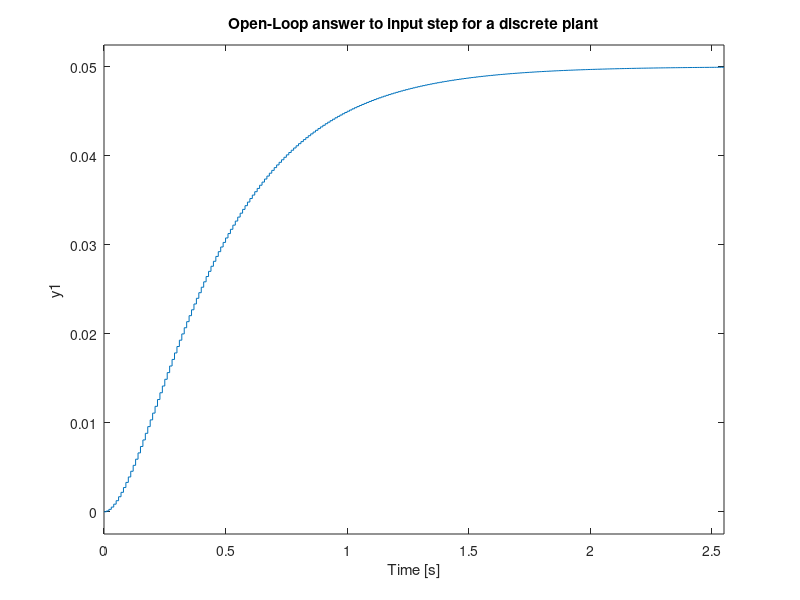

MATLAB code to generate this figure: (Note: this script raises an error after producing the figure.)
%% PID tutorial: it shows the PID theory and creates the reference results for the C++ program
%
% based on 
% http://www.engin.umich.edu/class/ctms/pid/pid.htm#introduction

%% 
clear all;
close all;
clc

Ts = 1/100; % sampling period
t  = 0 : Ts : 2.56-Ts; % time basis

% (Laplace transform) transfer function of the continuous system to be controlled
a = 1; b=1; c=10; d=20;
num=a; den=[b c d]; 
plant_s =tf(num,den); % Plant transfer function (Laplace transform)

% clipping values
min_val = -64;
max_val =  63;

%% DISCRETE PLANT system (P(z))

% (Z transform) transfer function of the discrete system to be controlled
P = c2d(plant_s,Ts,'tustin')  % discrete plant transfer function (Zeta transform)
figure; step(P,t); title 'Open-Loop answer to input step for a discrete plant'; grid


%%
% The DC gain of the plant transfer function is 1/20, so 0.05 is the final value of the output to an unit step input. 
% This corresponds to the steady-state error of 0.95, quite large indeed. Furthermore, the rise time is about one second, 
% and the settling time is about 1.5 seconds. Let's design a controller that will reduce the rise time, reduce the settling time, 
% and eliminates the steady-state error. 

%% DISCRETE PID system (H(z))

% dummy parameters to generate a PID 
Kp=1; Ki=1; Kd=1; Tf=1; 
HH = pid( Kp, Ki, Kd, Tf, Ts, 'IFormula','Trapezoidal', 'DFormula','Trapezoidal');

H = pidtune(P, HH)


%% Proportional Discrete Controller

H.Kp = 300;
H.Ki = 0;
H.Kd = 0;

% closed loop system:  T(z) = P(z)H(z) / ( 1 + P(z)H(z) )
T = feedback(H*P,1);
figure; step(T,t); grid;
title(['Closed-Loop answer to input step with Kp=',num2str(H.Kp)]);
axis([0    2.0  0 1.5]);

%%
% The above plot shows that the proportional controller reduced both the rise time and the 
% steady-state error, increased the overshoot, and decreased the settling time by small amount. 


%% Proportional Derivative Discrete Controller
%
% The derivative controller (Kd) reduces both the overshoot and the settling time.

H.Kp = 300;
H.Ki = 0;
H.Kd = 30;

% closed loop system:  T(z) = P(z)H(z) / ( 1 + P(z)H(z) )
T = feedback(H*P,1);
figure; step(T, t); grid
title(['Closed-Loop step: Kp=',num2str(H.Kp), ' Kd=' num2str(H.Kd)]);
axis([0    2.0  0 1.5]);

%%
% This plot shows that the derivative controller reduced both the overshoot and the settling time, 
% and had a small effect on the rise time and the steady-state error. 


%% Proportional Integral Controller
%
%  An integral controller (Ki) decreases the rise time, increases both the overshoot and the settling time, and eliminates the 
% steady-state error. Let us reduce Kp to 30 and Ki to 70.

H.Kp = 30;
H.Ki = 70;
H.Kd =  0;
%contr_d = pidtune(plant_d, 'pi');
T = feedback(H*P,1);
figure; step(T); grid
title(['Closed-Loop step: Kp=',num2str(H.Kp), ' Ki=' num2str(H.Ki)])
axis([0    2.0  0 1.5]);

%%
% We have reduced the proportional gain (Kp) because the integral controller also reduces the rise 
% time and increases the overshoot as the proportional controller does (double effect). 
% The above response shows that the integral controller eliminated the steady-state error. 



%% Proportional Integral Derivative Discrete Controller 

% tuning the PID
H  = pidtune(P, HH) 
Kp = H.Kp;
Ki = H.Ki;
Kd = H.Kd;
Tf = H.Tf;

% closed loop system:  T(z) = P(z)H(z) / ( 1 + P(z)H(z) )
T  = feedback(H*P, 1); 
figure; step(T, t); grid
title(['Closed-Loop answer to input step: Kp=',num2str(H.Kp), ' Ki=' num2str(H.Ki), ' Kd=' num2str(H.Kd)])
axis([0    2.0  0 1.5]);


%% Now everything with finite differences equations

% step input signal
w = ones(1, numel(t)); w(1) = 0;

% PID constants
C  = (Ts - 2*Tf)/(Ts + 2*Tf); % derivation filter constant
Gd = 2*Kd/(Ts + 2*Tf);        % derivation stage gain
Gi = Ki*Ts/2;                 % integrator stage gain
Gp = Kp;                      % proportional stage

% initial system states 

yd_prev = 0; x1_prev = 0; x2_prev = 0;
yi_prev = 0;
y_z1 = 0; y_z2 = 0;
u_z1 = 0; u_z2 = 0;
y_prev = 0;

for i = 1 : numel(w)
    
    % CLOSED LOOP error signal E(N) = W(n)-Y(n-1)
    e(i) = w(i) - y_prev;  
    if (e(i) > max_val) e(i) = max_val; end        
    if (e(i) < min_val) e(i) = min_val; end
    
    x1 = Gd*e(i); % input signal of the derivative stage
    x2 = Gi*e(i); % input signal of the integration stage
  
    % DERIVATIVE STAGE 
    % Yd(n-1) = -C * Yd(n-1) + X1(n) - X1(n-1);
    yd(i) = -C*yd_prev + x1 - x1_prev;
 
    % INTEGRATION STAGE 
    % Ti(n) = X2(n) + X2(n-1) 
	% Yi(n) = CLIP( Yi(n-1) + Ti(n) )    

    ti = x2_prev + x2;
    ti = yi_prev + ti;    
    if (ti > max_val) ti = max_val; end        
    if (ti < min_val) ti = min_val; end
    yi(i) = ti;
 
    
    % PID STAGE
    u(i) = e(i) * Gp + yd(i) + yi(i);
    if (u(i) > max_val) u(i) = max_val; end        
    if (u(i) < min_val) u(i) = min_val; end    
    
    % PLANT SYSTEM
    y(i)    = 1.903*y_z1 -0.9048*y_z2 + 2.38e-005 *u(i) + 4.76e-005 *u_z1 + 2.38e-005*u_z2;
    y_z2    = y_z1; % Y(n-2)
    y_z1    = y(i); % Y(n-1)
    u_z2    = u_z1; % U(n-2)
    u_z1    = u(i); % U(n-1)
    y_prev  = y(i); % Y(n-1)   
    
    % update internal PID states for the next iteration
    x1_prev = x1;    
    x2_prev = x2;        
    yi_prev = yi(i);   
    yd_prev = yd(i);    
  
end


figure; plot(t, y, 'k'); title 'Closed loop response to step signal'
axis([0    2.0  0 1.5]); grid

%%
save ../hls/test_data/e_ref.txt -ascii -double e
save ../hls/test_data/d_ref.txt -ascii -double yd
save ../hls/test_data/i_ref.txt -ascii -double yi
save ../hls/test_data/u_ref.txt -ascii -double u
save ../hls/test_data/yp_ref.txt -ascii -double y
